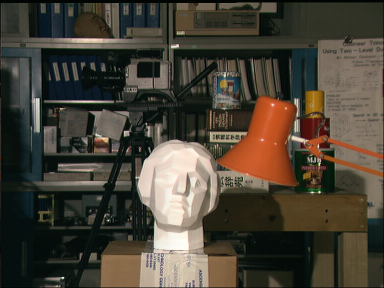
#> input picture lab4/images/scene1.row3.col1.ppm, 384 x 288 px
$ python exercise2.py
#> lines starting #> are read from the running program, lines starting #| are printed output that depends on the picture
import numpy as np
from PIL import Image
import matplotlib.pyplot as plt

def stereo_match(left_image, right_image, kernel, max_offset):

#> called with left_image = 'images/scene1.row3.col1.ppm', right_image = 'images/scene1.row3.col5.ppm', kernel = 7, max_offset = 30
    left_image = Image.open(left_image).convert('L')
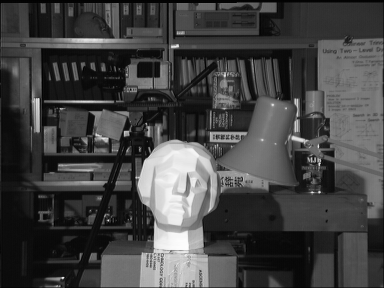
#> left_image: PIL image 384x288 L; min 0, max 253, mean 67.2
    left = np.asarray(left_image)
    right_image = Image.open(right_image).convert('L')
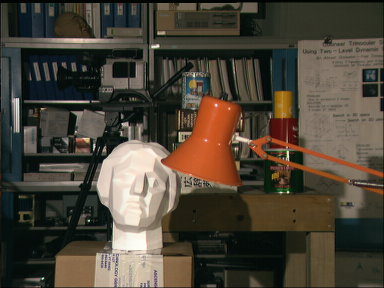
#> input picture lab4/images/scene1.row3.col5.ppm, 384 x 288 px
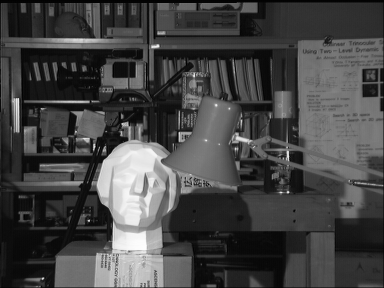
#> right_image: PIL image 384x288 L; min 0, max 253, mean 69.1
    right = np.asarray(right_image)
    w, h = left_image.size
#> w = 384; h = 288

    depth = np.zeros((w, h), np.uint8)
    depth.shape = h, w

    kernel_size = int(kernel / 2)
    offset_adjust = 255 / max_offset

    for y in range(kernel_size, h - kernel_size):
        print("*", end="", flush=True)

        for x in range(kernel_size, w - kernel_size):
            best_offset = 0
            prev_ssd = 65534
            av_thres = 99999
            count =0
            depth_fin = 0

            for offset in range(max_offset):
                sum_square_dist = 0
                ssd_temp = 0
                av = 0
                av_temp = 0
                av_final = 0
                disp_final = 0

                for v in range(-kernel_size, kernel_size):
                    for u in range(-kernel_size, kernel_size):
                        ssd_temp = int(left[y+v, x+u]) - int(right[y+v, (x+u) - offset])
                        sum_square_dist += ssd_temp * ssd_temp
                        av_temp =  abs(int(left[y+v, x+u]) - int(right[y+v, (x+u) - offset]))
                        av += av_temp

                if sum_square_dist < prev_ssd:
                    prev_ssd = sum_square_dist
                    best_offset = offset

                if av < av_thres:
                    av_thres = av
                    av_final = av_thres
                    count = offset

            depth[y, x] = best_offset * offset_adjust
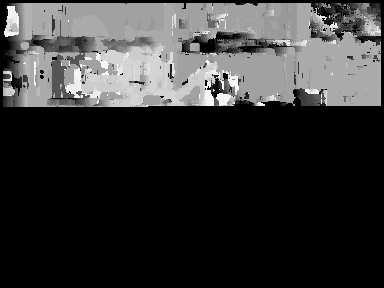
#> depth: shape (288, 384); min 0, max 246, mean 52.7


    Image.fromarray(depth).save('depth_image_15_7_30.png')
    print('')
    print('Matching by Sum of square method',prev_ssd)

if __name__ == '__main__':
#> (the run stopped early here; a loop or call above may not have finished)
